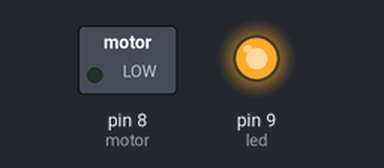
Bench run of a sketch on a simulated Arduino Uno, built with avr-gcc and run on an emulated ATmega328P. On the bench: switched loads named in the sketch (green lamp = pin HIGH), output pins drawn as LEDs (lit = HIGH).

Above: at 11.27 s.
At 16.3 s:
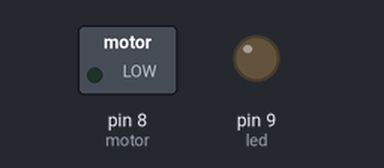
Timing chart, 0 to 22.9 s (numbered marks = the images above):
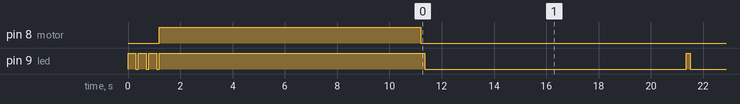

Measured:
- by itself, pin 9 (led): HIGH → LOW at 0.30 s, → HIGH 0.10 s later, → LOW 0.30 s later, → HIGH 0.10 s later, … (29 changes in this stretch)

The sketch:

horta_automatizada.pdsprj.ino.ino
```cpp
#define motor 8 //pino do motor
#define led 9 //pino do led
#define SH 5 //pino do sensor de umidade
unsigned long hr12 = 43200000; //tempo de 12horas
unsigned long hr3 = 10800000; //3 horas
unsigned long antes=0; //grava o tempo anterior
unsigned long agora; //grava o tempo atual
unsigned long Y; //variavel auxiliar
unsigned long regou=0; //grava ultima regada
bool seco(); //função pra medir a umidade
int nivel();
int N;
bool x;

void setup()
{
  pinMode(motor, OUTPUT);
  digitalWrite(motor, LOW);
  pinMode(led, OUTPUT);
  pinMode(SH, INPUT);
  //Serial.begin(9600);
  //Serial.println("Inicio");
  for(int i=0; i<3; i++){digitalWrite(led, HIGH);delay(300);digitalWrite(led, LOW);delay(100);}
  //if(nivel()<80)
   // {
      //do
      //{
        //Serial.println("Seco?");
        digitalWrite(motor, HIGH); //mantém ligado até o solo ficar umido
        digitalWrite(led, HIGH); //aqui também
        regou = millis();
        delay(10000);
    //  }while(seco());
   // }
  digitalWrite(motor, LOW); //desliga motor
  digitalWrite(led, LOW); //desliga led
    x=true;
}

void loop()
{
  agora = millis();
  /*Serial.print("Tempo desde a ultima regada: ");
  Serial.println(agora-regou);
  Serial.print("agora - antes = ");
  Serial.println(agora-antes);*/
  if(agora - antes >= hr12)
  {
    /*do
    {
      //Serial.println("StandBy");
      Y = millis();
      digitalWrite(led, HIGH);delay(100);digitalWrite(led, LOW);delay(100);
    }while(nivel() >= 80 && Y - agora <= hr3);*/
   // if(nivel()<80)
   // {
    //  do
    //  {
        //Serial.println("Seco?");
        digitalWrite(motor, HIGH); //mantém ligado até o solo ficar umido
        digitalWrite(led, HIGH); //aqui também
        regou = millis();
        delay(10000);
   //   }while(seco());
  //  }
    x=true;
  }
  digitalWrite(motor, LOW); //desliga motor
  digitalWrite(led, LOW); //desliga led
  /*int aux=nivel();
  if(aux>90){digitalWrite(led, HIGH); delay(100); digitalWrite(led, LOW); delay(10000);}
  else if(aux>80){digitalWrite(led, HIGH); delay(100); digitalWrite(led, LOW); delay(7000);}
  else if(aux>70){digitalWrite(led, HIGH); delay(200); digitalWrite(led, LOW); delay(4000);}
  else if(aux>50){digitalWrite(led, HIGH); delay(200); digitalWrite(led, LOW); delay(1000);}
  else {digitalWrite(led, HIGH); delay(1500); digitalWrite(led, LOW); delay(1000);}*/
  if(x){x=false; /*Serial.println("Zerou o relogio");*/ antes=agora; /*Serial.println(agora-antes);*/}
  /*/Serial.println("Fim do loop");
  //Serial.print("Tempo total: ");
  //Serial.println(millis());
  */
  digitalWrite(led, HIGH); delay(150); digitalWrite(led, LOW); delay(10000);
}

bool seco() //faz leitura da umidade
{
  //if(nivel() > 90)return false; //se ja está umido, desligar
  //else return true; //senão manter ligado
  return false;
}

int nivel() //mede o nivel de umidade do solo
{
  //int X;
 // X = analogRead(SH);
//  X = map(X, 1023, 0, 0, 200);
  //Serial.print("Umidade atual = ");
  //Serial.println(X);
  return 0;
}
```
